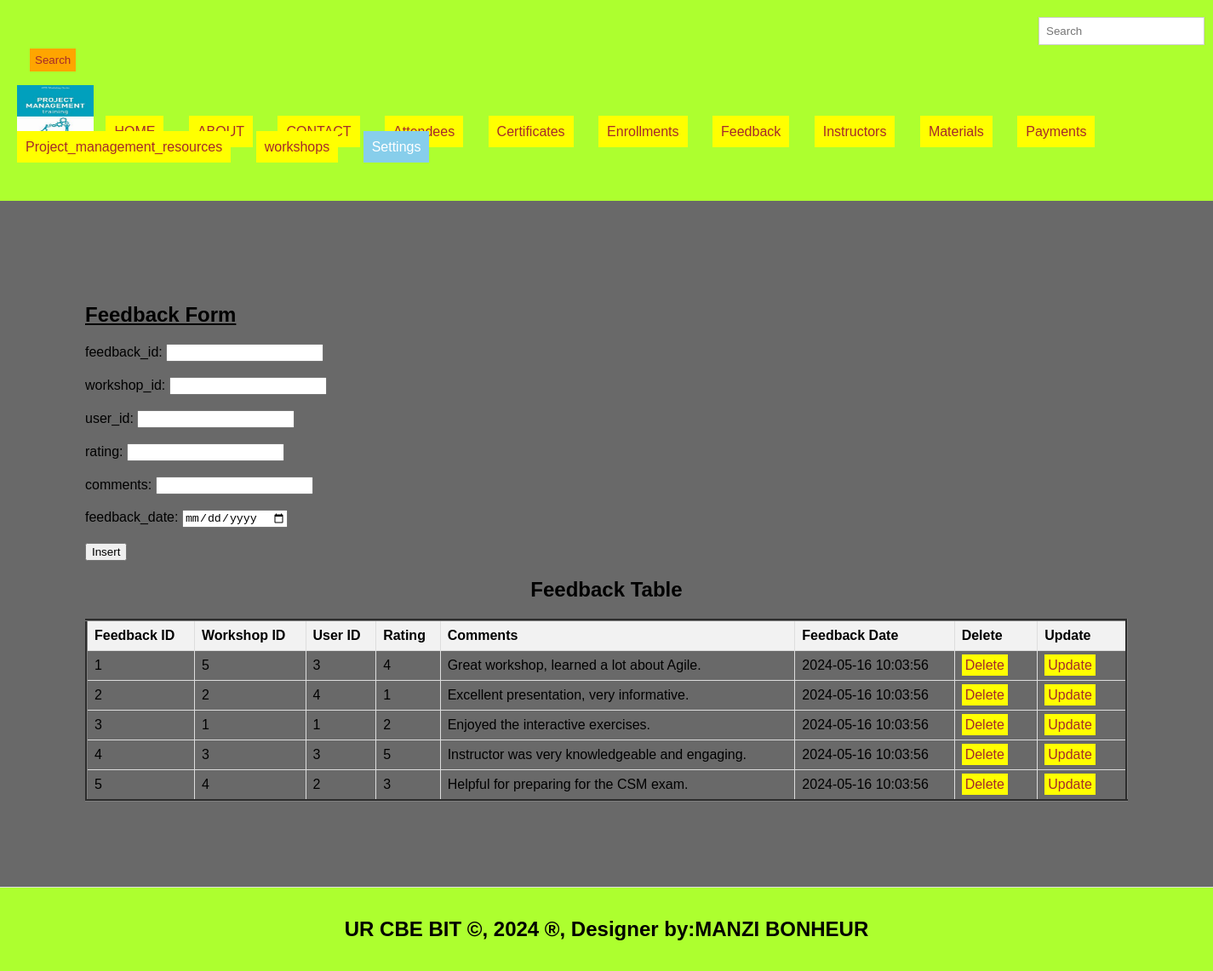
Page /feedback.php on the committed database.
### tables this page shows
CREATE TABLE `feedback` (
  `feedback_id` int(11) NOT NULL,
  `workshop_id` int(11) DEFAULT NULL,
  `user_id` int(11) DEFAULT NULL,
  `rating` int(11) DEFAULT NULL,
  `comments` text DEFAULT NULL,
  `feedback_date` timestamp NOT NULL DEFAULT current_timestamp()
);

### feedback.php (the view, shortened to what this page needs)
<!DOCTYPE html>
<html lang="en">
<head>
  <link rel="stylesheet" type="text/css" href="mystyle.css" title="style 1" media="screen, tv, projection, handheld, print"/>
  </head>
  <header>
<body bgcolor="dimgray">
  <form class="d-flex" role="search" action="search.php">
      <input class="form-control me-2" type="search" placeholder="Search" aria-label="Search" name="query">
      <button class="btn btn-outline-success" type="submit">Search</button>
    </form>
  <ul style="list-style-type: none; padding: 0;">
    <li style="display: inline; margin-right: 10px;">
    <img src="./image/logos.jpeg" width="90" height="60" alt="Logo">
  </li>
    <li style="display: inline; margin-right: 10px;"><a href="./home.html">HOME</a>
  </li>
    <li style="display: inline; margin-right: 10px;"><a href="./about.html">ABOUT</a>
  </li>
    <li style="display: inline; margin-right: 10px;"><a href="./contact.html">CONTACT</a>
  </li>
    <li style="display: inline; margin-right: 10px;"><a href="./attendees.php">Attendees</a>
  </li>
    <li style="display: inline; margin-right: 10px;"><a href="./certificates.php">Certificates</a>
  </li>
    <li style="display: inline; margin-right: 10px;"><a href="./enrollments.php">Enrollments</a>
  </li>
    <li style="display: inline; margin-right: 10px;"><a href="./feedback.php">Feedback</a>
  </li>
    <li style="display: inline; margin-right: 10px;"><a href="./instructors.php">Instructors</a>
  </li>  <li style="display: inline; margin-right: 10px;"><a href="./materials.php">Materials</a>
  </li>
    <li style="display: inline; margin-right: 10px;"><a href="./payments.php">Payments</a>
  </li>
    <li style="display: inline; margin-right: 10px;"><a href="./project_management_resources.php">Project_management_resources</a>
  </li>
<li style="display: inline; margin-right: 10px;"><a href="./workshops.php">workshops</a>
  </li>
    <li class="dropdown" style="display: inline; margin-right: 10px;">
      <a href="#" style="padding: 10px; color: white; background-color: skyblue; text-decoration: none; margin-right: 15px;">Settings</a>
    </li><br><br>
  </ul>
</header>
<section>
   <h1><u>Feedback Form</u></h1>
<form method="post" onsubmit="return confirmInsert();">
    <label for="feedback_id">feedback_id:</label>
    <input type="number" id="driver_id" name="driver_id" required><br><br>
    <label for="workshop_id">workshop_id:</label>
    <input type="number" id="user_id" name="user_id" required><br><br>
    <label for="user_id">user_id:</label>
    <input type="text" id="license_number" name="license_number" required><br><br>
    <label for="rating">rating:</label>
    <input type=text id="car_model" name="car_model" required><br><br>
    <label for="comments">comments:</label>
    <input type="text" id="capacity" name="capacity" required><br><br>
    <label for="feedback_date">feedback_date:</label>
    <input type="date" id="capacit" name="capacit" required><br><br>
    <input type="submit" name="add" value="Insert">
</form>
<!DOCTYPE html>
<html>
<head>
</head>
<body>
    <center><h2>Feedback Table</h2></center>
    <table border="3">
        <tr>
            <th>Feedback ID</th>
            <th>Workshop ID</th>
            <th>User ID</th>
            <th>Rating</th>
            <th>Comments</th>
            <th>Feedback Date</th>
            <th>Delete</th>
            <th>Update</th>
        </tr>
<?php
include('db_connection.php');
$sql = "SELECT * FROM feedback";
$result = $connection->query($sql);
if ($result->num_rows > 0) {
    while ($row = $result->fetch_assoc()) {
        $feedback_id = $row['feedback_id'];
        echo "<tr>
            <td>" . $row['feedback_id'] . "</td>
            <td>" . $row['workshop_id'] . "</td>
            <td>" . $row['user_id'] . "</td>
            <td>" . $row['rating'] . "</td>
            <td>" . $row['comments'] . "</td>
            <td>" . $row['feedback_date'] . "</td>
            <td><a style='padding:4px' href='delete_feedback.php?feedback_id=$feedback_id'>Delete</a></td>
            <td><a style='padding:4px' href='update_feedback.php?feedback_id=$feedback_id'>Update</a></td>
        </tr>";
    }
} else {
    echo "<tr><td colspan='8'>No data found</td></tr>";
}
?>
    </table>
</body>
</section>
<footer>
  <center>
   <b><h2>UR CBE BIT &copy, 2024 &reg, Designer by:MANZI BONHEUR</h2></b>
  </center>
</footer>
</body>
</html>

### mystyle.css (style rules this page uses)
body { font-family: Arial, sans-serif; margin: 0; padding: 0; }
.form-control { padding: 8px; margin-left: 4px; border: 1px solid #ccc; }
.btn { padding: 6px; background-color: orange; color: brown; border: none; }
.dropdown { position: relative; display: inline; margin-right: 10px; }
body { font-family: Arial,sans-serif; margin:0; padding:0; }
header { background-color:greenyellow; padding: 20px; }
.dropdown { position: right; display:right; direction:rtl; }
section { padding:100px; border-bottom: 1px solid #ddd; }
footer { text-align: center; padding: 15px; background-color:greenyellow; }

### feedback.php (style rules this page uses)
a { padding: 10px; color: white; background-color: yellow; text-decoration: none; margin-right: 15px; }
a:link { color: brown; }
button.btn { margin-left: 15px; margin-top: 4px; }
input.form-control { margin-left: 1200px; padding: 8px; }
table { width: 100%; border-collapse: collapse; }
th, td { border: 1px solid #ddd; padding: 8px; text-align: left; }
th { background-color: #f2f2f2; }

### rows in the picture
feedback: feedback_id "1", workshop "5", user "3", rating "4", comments "Great workshop, learned a lot about Agile.", feedback_date "2024-05-16 10:03:56"
feedback: feedback_id "2", workshop "2", user "4", rating "1", comments "Excellent presentation, very informative.", feedback_date "2024-05-16 10:03:56"
feedback: feedback_id "3", workshop "1", user "1", rating "2", comments "Enjoyed the interactive exercises.", feedback_date "2024-05-16 10:03:56"
feedback: feedback_id "4", workshop "3", user "3", rating "5", comments "Instructor was very knowledgeable and engaging.", feedback_date "2024-05-16 10:03:56"
feedback: feedback_id "5", workshop "4", user "2", rating "3", comments "Helpful for preparing for the CSM exam.", feedback_date "2024-05-16 10:03:56"
